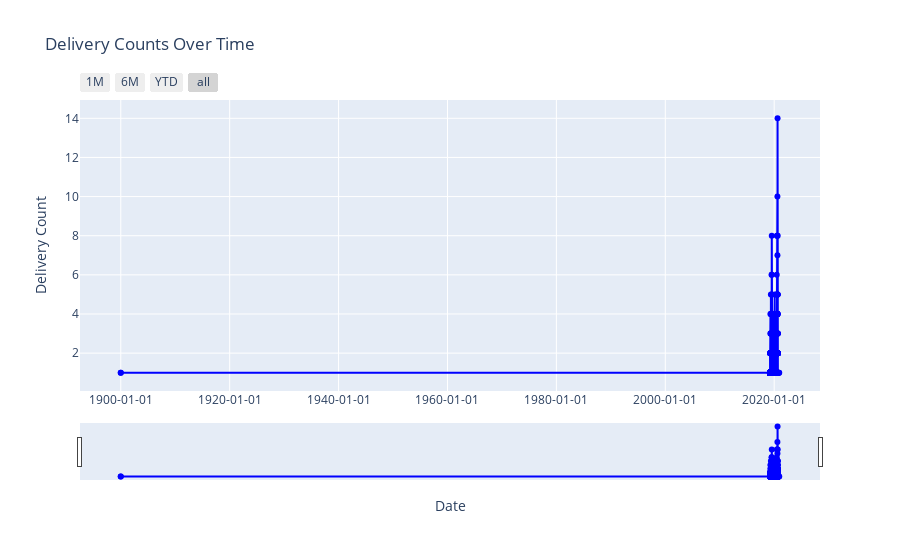

Notebook cell for this chart:
### Code cell
fig = go.Figure()

fig.add_trace(go.Scatter(
    x=piv1['Planned_ETA'],
    y=piv1['BookingID'],
    mode='lines+markers',
    name='Delivery Count',
    line=dict(color='blue'),
    marker=dict(size=6)
))

fig.update_layout(
    title='Delivery Counts Over Time',
    xaxis_title='Date',
    yaxis_title='Delivery Count',
    xaxis=dict(
        title='Date',
        tickformat='%Y-%m-%d',
        rangeselector=dict(
            buttons=list([
                dict(count=1,
                     label='1M',
                     step='month',
                     stepmode='backward'),
                dict(count=6,
                     label='6M',
                     step='month',
                     stepmode='backward'),
                dict(count=1,
                     label='YTD',
                     step='year',
                     stepmode='todate'),
                dict(step='all')
            ])
        ),
        rangeslider=dict(visible=True)
    ),
    yaxis=dict(
        title='Delivery Count',
        autorange=True
    )
)
fig.show()

### Figure 1 — Plotly figure (JSON) as saved in the notebook; plotly's stock layout.template omitted (floating-point values rounded to 4 significant figures; data arrays with more than 128 entries replaced by an {"elided": "..."} marker saying what was removed)
{"data": [{"line": {"color": "blue"}, "marker": {"size": 6}, "mode": "lines+markers", "name": "Delivery Count", "type": "scatter", "x": {"elided": "6217 str values"}, "y": {"elided": "6217 int values"}}], "layout": {"autosize": true, "title": {"text": "Delivery Counts Over Time"}, "xaxis": {"autorange": true, "range": ["1892-11-21 05:29:55.2302", "2028-01-12 23:33:32.7698"], "rangeselector": {"buttons": [{"count": 1, "label": "1M", "step": "month", "stepmode": "backward"}, {"count": 6, "label": "6M", "step": "month", "stepmode": "backward"}, {"count": 1, "label": "YTD", "step": "year", "stepmode": "todate"}, {"step": "all"}]}, "rangeslider": {"autorange": true, "range": ["1892-11-21 05:29:55.2302", "2028-01-12 23:33:32.7698"], "visible": true, "yaxis": {"_template": null, "rangemode": "match"}}, "tickformat": "%Y-%m-%d", "title": {"text": "Date"}, "type": "date"}, "yaxis": {"autorange": true, "range": [-0.2564, 15.26], "title": {"text": "Delivery Count"}, "type": "linear"}}}
